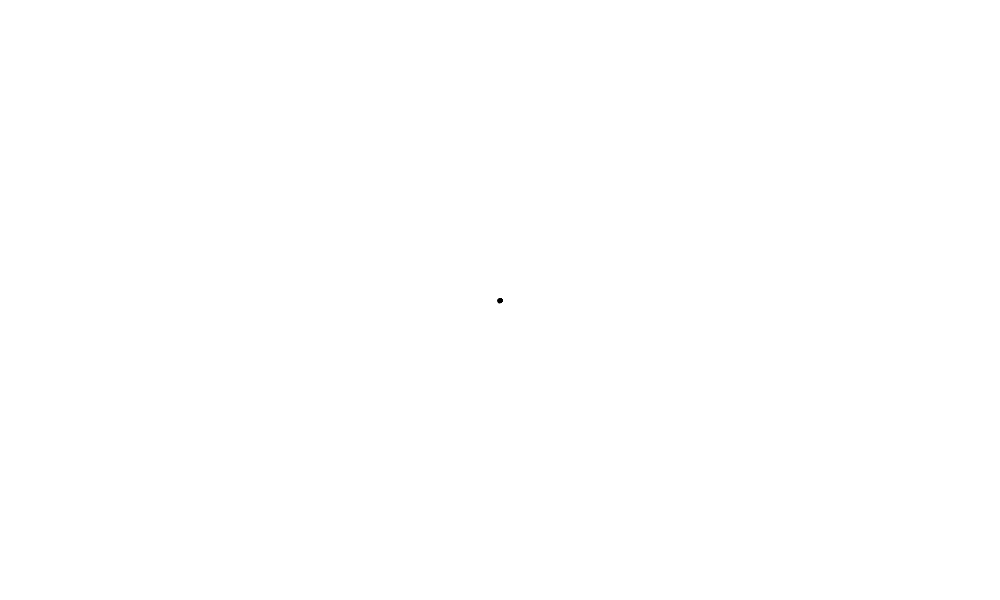
Frame 1 (no input)
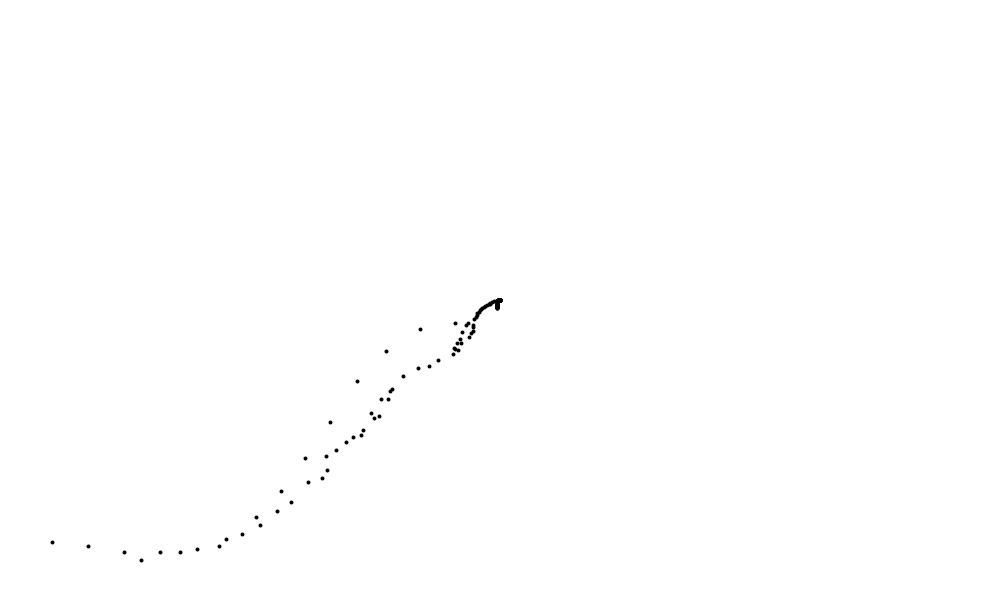
Frame 60 (the mouse pressed at the canvas centre just before this capture)
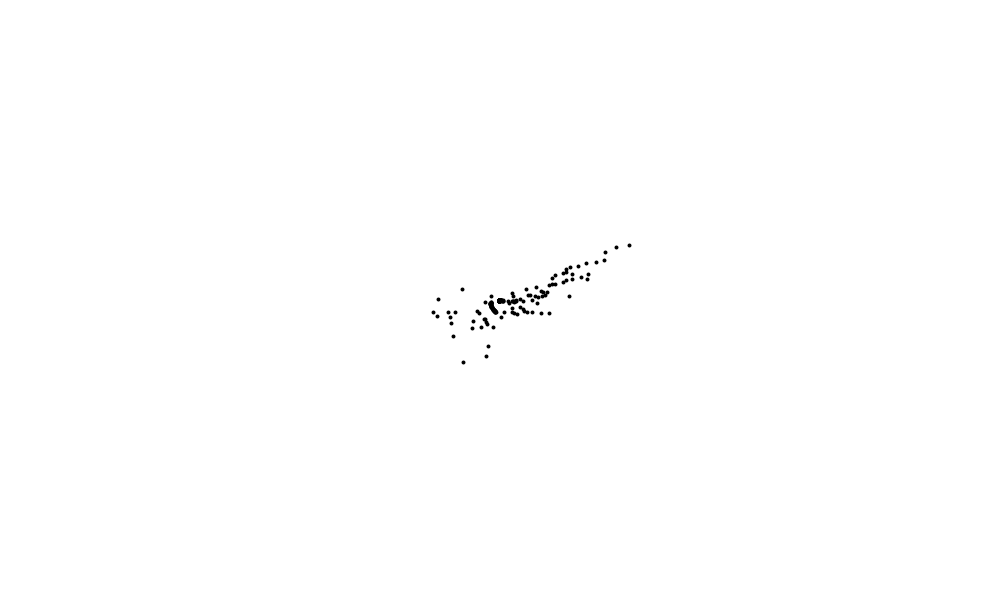
Frame 120 (the mouse held since frame 60 and released just before this capture)

The Processing sketch that drew these frames (run headless with seeded random() and noise(); from frame 60 on, the mouse is pressed at the canvas centre):

// Processing sketch: flowFields
// ── flowFields.pde
float increment = 5e-2;
float scl = 20;
int cols, rows;

float zoff = 0;

Particle[] particles = new Particle[1000];
PVector[] flowField;

void setup() {
  size(1000,600);
  //size(640, 460);
  cols = floor(width/scl);
  rows = floor(height/scl);
  
  flowField = new PVector[rows*cols];
  for (int i = 0; i < particles.length; i++) {
    particles[i] = new Particle();  
  }  
}

void draw() {
  background(255); 
  float xoff = 0;
  for (int x = 0; x < cols; x++) {
    xoff += increment;
    float yoff = 0.0; 
    for (int y = 0; y < rows; y++) {
      yoff += increment;      
      int index = x + y*cols;
         
      PVector v = new PVector(scl, 0);
      if (mousePressed) {
        //v.rotate(random(0, 2*PI));
        PVector mouse = new PVector(mouseX, mouseY);
        PVector point = new PVector(x*scl, y*scl);
        mouse.sub(point);  
        //float theta = PVector.angleBetween(point, mouse);   
        //v.rotate(theta *PI/2);
        v = mouse.normalize().mult(20);
        //float magnitude = map(0,1,-20,20, noise(xoff, yoff, zoff));
        //v = mouse.normalize().mult(magnitude);
      } else {
        v.rotate(noise(xoff, yoff, zoff) * 2*PI);
      }
      flowField[index] = v;

      if (keyPressed) {
        translate(x*scl, y*scl);
        //stroke(0, 50);
        //strokeWeight(4);
        ////arrow(0, 0, v.x, v.y);
        //line(0, 0, v.x, v.y); 
        
        float particles_in_box = 0;
        for (Particle p : particles) {
          if (x*scl < p.pos.x && p.pos.x < (x+1)*scl) {
            if (y*scl < p.pos.y && p.pos.y < (y+1)*scl) {
              particles_in_box ++;
            }
          }
        }
        fill(255, 0, 255, 50);
        if (2 <= particles_in_box && particles_in_box < 5) {
          fill(0, 255, 255, 50);
        }
        if (5 <= particles_in_box) {
          fill(255, 255, 0, 50);
        }
        
        translate(-x*scl, -y*scl);
        strokeWeight(1);
        rect(x*scl, y*scl, scl, scl);
      }
    }
  }
  println(floor(frameRate)); 
  
  zoff += 0.008;
  
  strokeWeight(4);
  for (int i = 0; i < particles.length; i++) {
    particles[i].follow(flowField);
    particles[i].applyForce();
    particles[i].update();
    particles[i].edges();
    particles[i].show();  
  }
}

void arrow(float x1, float y1, float x2, float y2) {
  line(x1, y1, x2, y2);
  pushMatrix();
  translate(x2, y2);
  float a = atan2(x1-x2, y2-y1);
  rotate(a);
  line(0, 0, -3, -3);
  line(0, 0, 3, -3);
  popMatrix();
} 

// ── Particle_class.pde
class Particle {

  PVector pos;
  PVector vel;
  PVector acc;
  PVector f;
  
  Particle() {
    //pos = new PVector(random(width), random(height));    
    pos = new PVector(width/2, height/2);
    vel = new PVector(0, 0);
    //vel = new PVector(random(-5e-1,5e-1), random(-5e-1,5e-1));
    acc = new PVector(0, 0);
  }
  
  void update() {
    vel.add(acc);
    
    //limit velocity
    vel.setMag(min(vel.mag(), 10));
    
    //friction
    vel.div(1.01);
    
    pos.add(vel);
    acc.mult(0);
  }
  
  void follow(PVector[] flowField) {
    int x = floor(pos.x / scl);
    int y = floor(pos.y / scl);
    
    int index = x + y*cols;
    //prevent out of bounds error
    if (index < flowField.length) {
      f = flowField[index].mult(1e-1);
    }
  }
  
  void applyForce() {
    acc.add(f);
  }
  
  void show() {
    stroke(0);
    point(pos.x, pos.y);
    //circle(pos.x, pos.y, 10);
  }
  
  void edges() {
    if (pos.x > width) {
      pos.x = 0;
    }
    if (pos.x < 0) {
      pos.x = width;
    }    
    if (pos.y > height) {
      pos.y = 0;
    }    
    if (pos.y < 0) {
      pos.y = height;
    }    
  }
}
